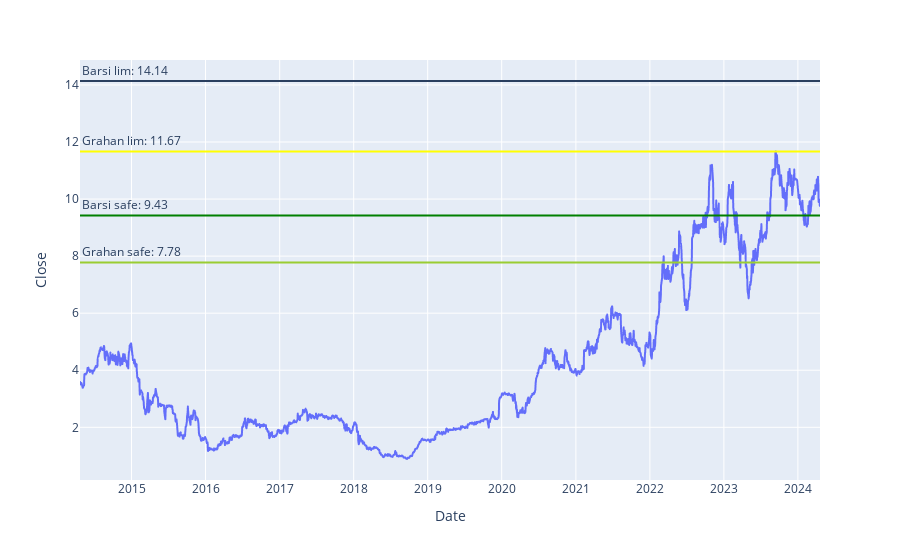

The notebook cell saved with this chart:
### Code cell
fig = px.line(df,y='Close',x=df.index)
fig.add_hline(y=barsi_marker,annotation_text=f'Barsi lim: {round(barsi_marker,2)}', annotation_position="top left")
fig.add_hline(y=barsi_safe,line_color='green',annotation_text=f'Barsi safe: {round(barsi_safe,2)}', annotation_position="top left")
fig.add_hline(y=grahan_marker,line_color='yellow',annotation_text=f'Grahan lim: {round(grahan_marker,2)}', annotation_position="top left")
fig.add_hline(y=grahan_safe,line_color='yellowgreen',annotation_text=f'Grahan safe: {round(grahan_safe,2)}', annotation_position="top left")
fig.show() # see the last available and shall get the desired estimated

### Figure 1 — Plotly figure (JSON) as saved in the notebook; plotly's stock layout.template omitted (floating-point values rounded to 4 significant figures; data arrays with more than 128 entries replaced by an {"elided": "..."} marker saying what was removed)
{"data": [{"hovertemplate": "Date=%{x}<br>Close=%{y}<extra></extra>", "legendgroup": "", "line": {"color": "#636efa", "dash": "solid"}, "marker": {"symbol": "circle"}, "mode": "lines", "name": "", "showlegend": false, "type": "scattergl", "x": {"elided": "2486 str values"}, "xaxis": "x", "y": {"elided": "2486 float values"}, "yaxis": "y"}], "layout": {"annotations": [{"showarrow": false, "text": "Barsi lim: 14.14", "x": 0, "xanchor": "left", "xref": "x domain", "y": 14.14, "yanchor": "bottom", "yref": "y"}, {"showarrow": false, "text": "Barsi safe: 9.43", "x": 0, "xanchor": "left", "xref": "x domain", "y": 9.426, "yanchor": "bottom", "yref": "y"}, {"showarrow": false, "text": "Grahan lim: 11.67", "x": 0, "xanchor": "left", "xref": "x domain", "y": 11.67, "yanchor": "bottom", "yref": "y"}, {"showarrow": false, "text": "Grahan safe: 7.78", "x": 0, "xanchor": "left", "xref": "x domain", "y": 7.779, "yanchor": "bottom", "yref": "y"}], "legend": {"tracegroupgap": 0}, "margin": {"t": 60}, "shapes": [{"type": "line", "x0": 0, "x1": 1, "xref": "x domain", "y0": 14.14, "y1": 14.14, "yref": "y"}, {"line": {"color": "green"}, "type": "line", "x0": 0, "x1": 1, "xref": "x domain", "y0": 9.426, "y1": 9.426, "yref": "y"}, {"line": {"color": "yellow"}, "type": "line", "x0": 0, "x1": 1, "xref": "x domain", "y0": 11.67, "y1": 11.67, "yref": "y"}, {"line": {"color": "yellowgreen"}, "type": "line", "x0": 0, "x1": 1, "xref": "x domain", "y0": 7.779, "y1": 7.779, "yref": "y"}], "xaxis": {"anchor": "y", "domain": [0, 1], "title": {"text": "Date"}}, "yaxis": {"anchor": "x", "domain": [0, 1], "title": {"text": "Close"}}}}
